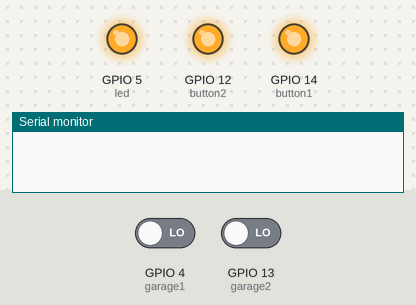
This sketch was run on a simulated ESP8266 (NodeMCU). Parts: output pins drawn as LEDs (lit = HIGH), the last lines printed to the serial monitor. The inputs (shaded band) are chosen by the test bench; at power-on: GPIO 4 (garage1) LOW, GPIO 13 (garage2) LOW. WiFi joins after 1.5 s; servers stay silent unless stated; no MQTT or app messages arrive unless stated.

Above: at 0.1 s.
At 5.1 s:
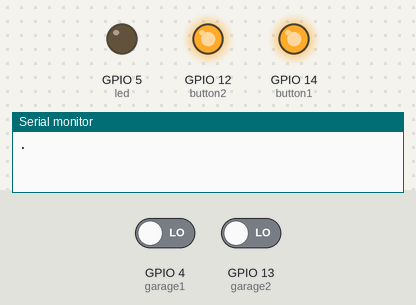
Timing chart, 0 to 6.6 s (numbered marks = the images above):
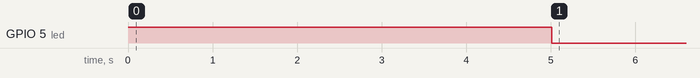

The sketch:

garage_monitor.ino
```cpp
/*
 * Garage door controller in arduino on ESP8266
 * Compile with Board ESP12-E NodeMCU 1.0
 *
 * Arduino IDE: 1.8.9
 * Required Libraries:
 *    Time and TimeAlarms 1.5.0
 *    PubSubClient 2.6.0
 * Board manager:
 *    esp8266 2.5,2
 */
#include <ESP8266WiFi.h>
#include <PubSubClient.h>
#include <TimeLib.h>
#include <TimeAlarms.h>

int debug = 0;              /* Set this to 1 for serial debug output */
/* Configure GPIO */
const int led     = 5;      /* GPIO5 connect to LED */
const int garage1 = 4;      /* GPIO4  connect to garage door1 sense switch */
const int garage2 = 13;     /* GPIO13 connect to garage door2 sense switch */
const int button1 = 14;     /* GPIO14 connect to garage door1 openner button */
const int button2 = 12;     /* GPIO12 connect to garage door2 openner button */

String door1="unknown";     /* Initial state of door1 */
String door2="unknown";     /* Initial state of door2 */
volatile int state1 = 0;    /* Initial door1 state */
volatile int state2 = 0;    /* Initial door2 state */

/* WIFI setup */
const char* ssid     = "your_wifi_ssid";         /* WIFI SSID */
const char* password = "your_wifi_password";     /* WIFI password */

/* MQTT setup */
const char* mqtt_server = "xxx.xxx.xxx.xxx";            /* IP of mqtt server */
const char* topic_garage1 = "OpenHab/garage/status1";   /* Topic for door1 status */
const char* topic_garage2 = "OpenHab/garage/status2";   /* Topic for door2 status */
const char* topic_button = "OpenHab/garage/button";     /* Subscribed topic for garage door button */
/***********************************************************************************/
WiFiClient espClient;
PubSubClient client(espClient);

void setup() {
  pinMode(led, OUTPUT);        /* In house status LED */
  pinMode(button1, OUTPUT);    /* Garage1 door opener button */
  pinMode(button2, OUTPUT);    /* Garage2 door opener button */
  pinMode(garage1, INPUT);     /* Garage1 door status switch */
  pinMode(garage2, INPUT);     /* Garage2 door status switch */
  digitalWrite(led, HIGH);     /* Set LED high as feedback   */
  digitalWrite(button1, HIGH); /* Set value HIGH for relay default off */
  digitalWrite(button2, HIGH); /* Set value HIGH for relay default off */
  Serial.begin(9600);
  setup_wifi();
  client.setServer(mqtt_server, 1883);
  client.setCallback(callback);
  float vdd = ESP.getVcc() / 1000.0;  /* Read VCC voltage */
  debug and Serial.print("Voltage: ");
  debug and Serial.println(vdd);
  state1 = digitalRead(garage1);                    // Initial door1 state
  state2 = digitalRead(garage2);                    // Initial door2 state
  Alarm.timerOnce(10, MQTT_RECONNECT);              // Connect 10 seconds after startup
  Alarm.timerRepeat(300, MQTT_RECONNECT);            // Check connection to MQTT server every 5 minutes.
  Alarm.timerRepeat(900, MQTT_PUBLISH);             // Send door state every 15 minutes.
}

void setup_wifi() {
  delay(10);
  WiFi.disconnect();
  // We start by connecting to a WiFi network
  debug and Serial.println();
  debug and Serial.print("Connecting to ");
  debug and Serial.println(ssid);
  WiFi.mode(WIFI_STA);         /* Client only */
  WiFi.begin(ssid, password);
  int retries = 0;
  int tries = 60;
  //Wait for Wifi connection for 5 minutes before resetting ESP.
  while ((WiFi.status() != WL_CONNECTED) && (retries < tries)) {
    retries++;
    delay(5000);
    Serial.print(".");
  }
  if (retries >= tries) {
    Serial.print("Reset ESP, No wifi");
    ESP.restart();
  }
  debug and Serial.println("");
  debug and Serial.println("WiFi connected");
  debug and Serial.println("IP address: ");
  debug and Serial.println(WiFi.localIP());
}

void callback(char* topic, byte* payload, unsigned int length) {
  Serial.print("Message arrived: [");
  debug and Serial.print(topic);
  debug and Serial.print(" ]");
  char *payload_string = (char *) payload;
  payload_string[length] ='\0';
  Serial.println(payload_string);

  // Open door1 if payload says "open1"
  if (strcmp(payload_string,"open1") == 0) {
    digitalWrite(button1, LOW);   // Toggle Relay for 2 seconds
    Alarm.delay(1100);
    digitalWrite(button1, HIGH);  // Relay is normaly open on HIGH
  }
  // Open door2 if payload says "open2"
  if (strcmp(payload_string,"open2") == 0) {
    digitalWrite(button2, LOW);   // Toggle Relay for 2 seconds
    Alarm.delay(1100);
    digitalWrite(button2, HIGH);  // Relay is normaly open on HIGH
  }
}

void MQTT_PUBLISH() {
  client.publish(topic_garage1, (char *) door1.c_str());
  client.publish(topic_garage2, (char *) door2.c_str());
}

void MQTT_RECONNECT() {
  debug and Serial.println("Check MQTT connection...");
  int retries = 0;
  int tries = 12;
  // Loop every 5 seconds until MQTT broker is connected. After 1 minute check Wifi.
  while ((!client.connected()) && (retries < tries)) {
    retries++;
    debug and Serial.print("Attempting MQTT connection... ");
    if (client.connect("ESP8266Client")) {
      debug and Serial.println(" Connected");
      client.subscribe(topic_button);   // Attempt to subscribe to topic
      MQTT_PUBLISH();                   // Publish door status if we have to reconnect because server may not maintain state.
    } else {
      debug and Serial.print("failed, rc=");
      debug and Serial.println(client.state());
      Serial.println(" try again in 5 seconds");
      // Wait 5 seconds before retrying
      delay(5000);
    }
  }
  // Reconnect to wifi if we cannot get to MQTT Broker
  if (retries >= tries) {
    Serial.println("Could not establish MQTT connection. Reconnect WiFi.");
    setup_wifi();
  }
}

void loop() {
  client.loop();
  // Status LED
  if ((digitalRead(garage1) == HIGH) || (digitalRead(garage2) == HIGH)) {
    digitalWrite(led, HIGH);
  } else {
    digitalWrite(led, LOW);
  }
  /* Door 1 */
  if ((digitalRead(garage1) == HIGH) && (state1 == 1)) {
    door1="open";
    client.publish(topic_garage1, (char *) door1.c_str());
    debug and Serial.println("Door1 is open");
    state1 = 0;
  }
  if ((digitalRead(garage1) == LOW) && (state1 == 0)) {
    door1="closed";
    client.publish(topic_garage1, (char *) door1.c_str());
    debug and Serial.println("Door1 is closed");
    state1 = 1;
  }
  /* Door 2 */
  if ((digitalRead(garage2) == HIGH) && (state2 == 1)) {
    door2="open";
    client.publish(topic_garage2, (char *) door2.c_str());
    debug and Serial.println("Door2 is open");
    state2 = 0;
  }
  if ((digitalRead(garage2) == LOW) && (state2 == 0)) {
    door2="closed";
    client.publish(topic_garage2, (char *) door2.c_str());
    debug and Serial.println("Door2 is closed");
    state2 = 1;
  }
  Alarm.delay(20);
  ESP.wdtFeed();
}
```

Measured:
- by itself, GPIO 5 (led): HIGH → LOW at 5.0 s
